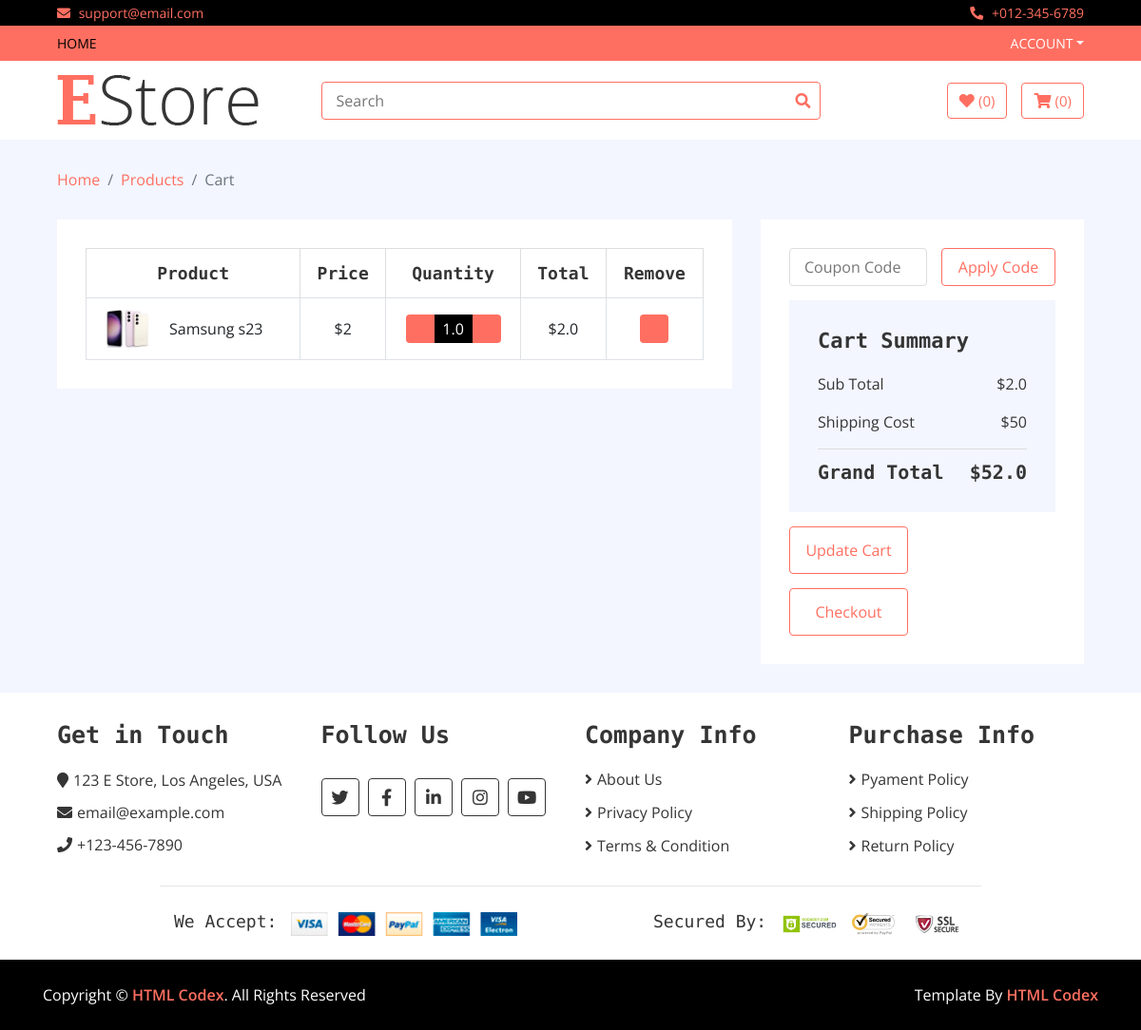
The page /cart on the database as committed earlier.
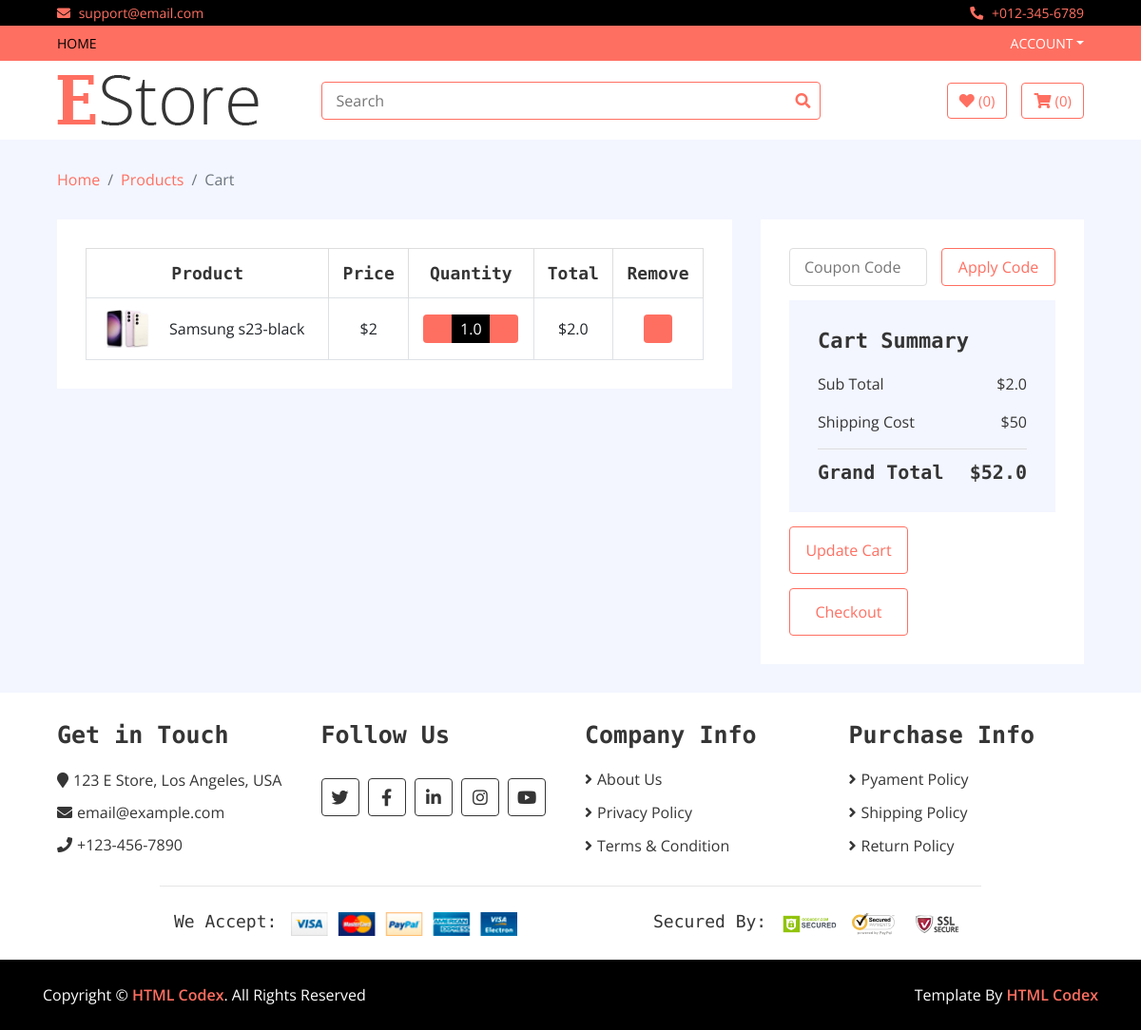
The same page on the database as committed later.
### home/models.py (models this page shows, shortened)
class Cart(models.Model):
    username = models.CharField(max_length=200)
    slug = models.CharField(max_length=500)
    item = models.ForeignKey(Product, on_delete=models.CASCADE)
    total = models.FloatField()
    checkout = models.BooleanField(default=False)
    date = models.DateTimeField(auto_now_add=True) #date database ma automatically aaidinxa
    quantity = models.FloatField(default=1)

class Product(models.Model):
    name = models.CharField(max_length=100)
    category = models.ForeignKey(Category, on_delete=models.CASCADE)
    brand = models.ForeignKey(Brand, on_delete=models.CASCADE)
    price = models.IntegerField()
    discounted_price = models.IntegerField()
    image = models.ImageField(upload_to='media')
    description = RichTextField()
    specification = RichTextField()
    slug = models.TextField()
    label = models.CharField(choices=LABEL, max_length=50)
    stock = models.CharField(choices=STOCK, max_length=50)

### home/views.py (the view)
# urls.py: path('cart', CartView.as_view(), name='cart'),
class CartView(BaseView):
    def get(self, request):
        cart_total = 0
        username = request.user.username
        self.views['cart_view'] = Cart.objects.filter(username=username, checkout=False)
        for i in self.views['cart_view']:
            cart_total = cart_total + i.total
        self.views['cart_total'] = cart_total
        self.views['extra_charges'] = 50
        self.views['all_total'] = cart_total + 50
        return render(request, 'cart.html', self.views)

### templates/cart.html (shortened to what the changed rows need)
{% extends 'base.html' %}
{% load static %}
{% block content %}
        <div class="cart-page">
            <div class="container-fluid">
                <div class="row">
                    <div class="col-lg-8">
                        <div class="cart-page-inner">
                            <div class="table-responsive">
                                <table class="table table-bordered">
                                    <thead class="thead-dark">
                                        <tr>
                                            <th>Product</th>
                                            <th>Price</th>
                                            <th>Quantity</th>
                                            <th>Total</th>
                                            <th>Remove</th>
                                        </tr>
                                    </thead>
                                    <tbody class="align-middle">
                                    {% for cart in cart_view %}
                                        <tr>
                                            <td>
                                                <div class="img">
                                                    <a href="/productdetail/{{cart.slug}}"><img src="{{cart.item.image.url}}" alt="Image"></a>
                                                    <p>{{cart.item.name}}</p>
                                                </div>
                                            </td>
                                            {% if cart.item.discounted_price > 0 %}
                                            <td>${{cart.item.discounted_price}}</td>
                                            {% else %}
                                            <td>${{cart.item.price}}</td>
                                            {% endif %}
                                            <td>
                                                <div class="qty">
                                                    <button class="btn-minus"><a href="/reduce_qty/{{cart.slug}}"><i class="fa fa-minus"></i></a></button>
                                                    <input type="text" value="{{cart.quantity}}">
                                                    <button class="btn-plus"><a href="/add_to_cart/{{cart.slug}}"><i class="fa fa-plus"></i></a></button>
                                                </div>
                                            </td>
                                            <td>${{cart.total}}</td>
                                            <td><button><a href="/delete_cart/{{cart.slug}}"><i class="fa fa-trash"></i></a></button></td>
                                        </tr>
                                    {% endfor %}
                                    </tbody>
                                </table>
                            </div>
                        </div>
                    </div>
                    <div class="col-lg-4">
                        <div class="cart-page-inner">
                            <div class="row">
                                <div class="col-md-12">
                                    <div class="cart-summary">
                                        <div class="cart-content">
                                            <h1>Cart Summary</h1>
                                            <h2>Grand Total<span>${{all_total}}</span></h2>
                                        </div>
                                    </div>
                                </div>
                            </div>
                        </div>
                    </div>
                </div>
            </div>
        </div>
{% endblock %}

Rows that differ between the two databases and show on the page:
changed through a linked row, Cart: item.name "Samsung s23" → "Samsung s23-black"
